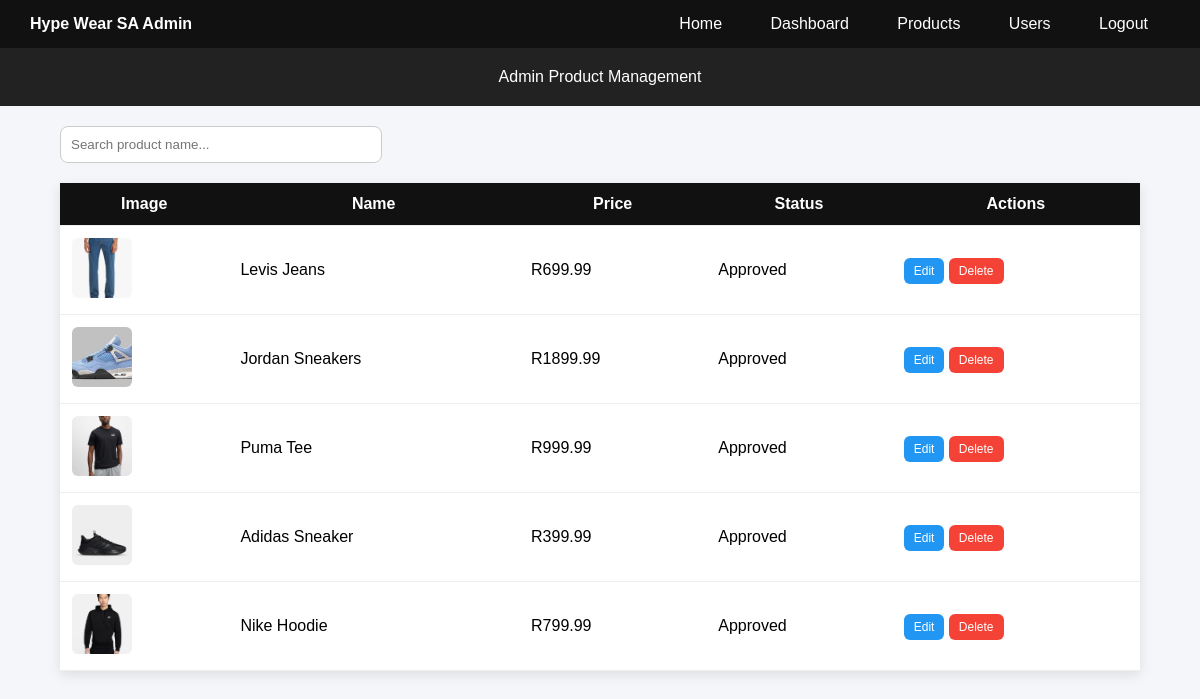
The page /hypewearsa/Admin/admin_products.php on the database its author committed.
### tables this page shows
CREATE TABLE `tblproducts` (
  `product_id` int(11) NOT NULL,
  `name` varchar(100) DEFAULT NULL,
  `description` text DEFAULT NULL,
  `price` decimal(10,2) DEFAULT NULL,
  `seller_id` int(11) DEFAULT NULL,
  `approved` tinyint(1) DEFAULT 0,
  `image` varchar(255) DEFAULT NULL
);

### hypewearsa/Admin/admin_products.php (the view, shortened to what this page needs)
<?php
include '../DBConn.php';
?>
<!DOCTYPE html>
<html>
<head>
</head>
<body>
<div class="navbar">
    <div><b>Hype Wear SA Admin</b></div>
    <div>
        <a href="../index.php">Home</a>
        <a href="admin_dashboard.php">Dashboard</a>
        <a href="admin_products.php">Products</a>
        <a href="adminLogin.php">Users</a>
        <a href="../users/logout.php">Logout</a>
    </div>
</div>
<header>Admin Product Management</header>
<div class="container">
<div class="search-box">
<form method="GET">
    <input type="text" name="search" placeholder="Search product name...">
</form>
</div>
<table>
<tr>
    <th>Image</th>
    <th>Name</th>
    <th>Price</th>
    <th>Status</th>
    <th>Actions</th>
</tr>
<?php
$search = isset($_GET['search']) ? $_GET['search'] : "";
$sql = "SELECT * FROM tblproducts WHERE name LIKE '%$search%' ORDER BY product_id DESC";
$result = $conn->query($sql);
while($row = $result->fetch_assoc()){
$image = !empty($row['image']) ? "../images/".$row['image'] : "https://via.placeholder.com/60";
?>
<tr>
    <td><img src="<?php echo $image; ?>"></td>
    <td><?php echo $row['name']; ?></td>
    <td>R<?php echo $row['price']; ?></td>
    <td>
        <?php echo ($row['approved'] == 1) ? "Approved" : "Pending"; ?>
    </td>
    <td>
        <a class="btn edit" href="edit_product.php?id=<?php echo $row['product_id']; ?>">Edit</a>
        <a class="btn delete" href="delete_product.php?id=<?php echo $row['product_id']; ?>">Delete</a>
    </td>
</tr>
<?php } ?>
</table>
</div>
</body>
</html>

### hypewearsa/Admin/admin_products.php (style rules this page uses)
body { font-family:Arial; background:#f4f6f9; margin:0; }
.navbar { display:flex; justify-content:space-between; align-items:center; background:#111; padding:15px 30px; color:white; }
.navbar a { color:white; text-decoration:none; margin:0 10px; padding:8px 12px; border-radius:6px; }
header { background:#222; color:white; padding:20px; text-align:center; }
.container { width:90%; margin:auto; padding:20px; }
.search-box { margin-bottom:20px; }
input[type="text"] { padding:10px; width:300px; border-radius:8px; border:1px solid #ccc; }
table { width:100%; border-collapse:collapse; background:white; box-shadow:0 4px 12px rgba(0,0,0,0.1); }
th, td { padding:12px; border-bottom:1px solid #eee; }
th { background:#111; color:white; }
img { width:60px; height:60px; object-fit:cover; border-radius:6px; }
.btn { padding:6px 10px; border-radius:6px; text-decoration:none; color:white; font-size:12px; }
.edit { background:#2196f3; }
.delete { background:#f44336; }

### rows shown on the page
tblproducts: image (picture), name "Levis Jeans", price "699.99", approved "Approved"
tblproducts: image (picture), name "Jordan Sneakers", price "1899.99", approved "Approved"
tblproducts: image (picture), name "Puma Tee", price "999.99", approved "Approved"
tblproducts: image (picture), name "Adidas Sneaker", price "399.99", approved "Approved"
tblproducts: image (picture), name "Nike Hoodie", price "799.99", approved "Approved"
